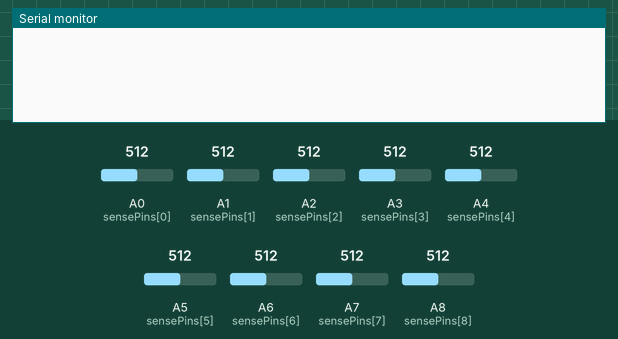
The sketch below on a simulated Arduino Mega 2560, built with avr-gcc and run on an emulated ATmega2560. Shown: the last lines printed to the serial monitor. The test bench sets the inputs (shaded band); at power-on: A0 (sensePins[0]) = 512, A2 (sensePins[2]) = 512, A1 (sensePins[1]) = 512, A6 (sensePins[6]) = 512, A4 (sensePins[4]) = 512, A7 (sensePins[7]) = 512, A3 (sensePins[3]) = 512, A5 (sensePins[5]) = 512, A8 (sensePins[8]) = 512.

Above: at 1.2 s.
1.3 s: A0 (sensePins[0]) set to 240
At 2.5 s:
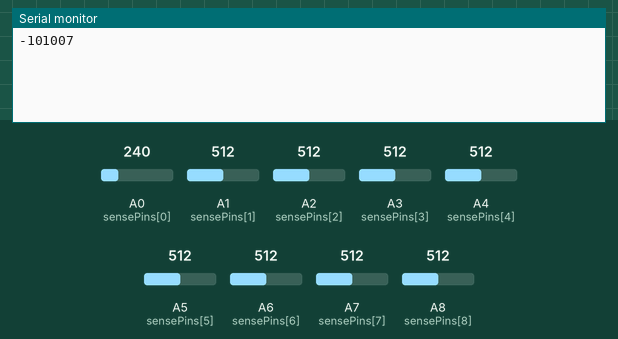
2.8 s: A2 (sensePins[2]) set to 240
At 3.9 s:
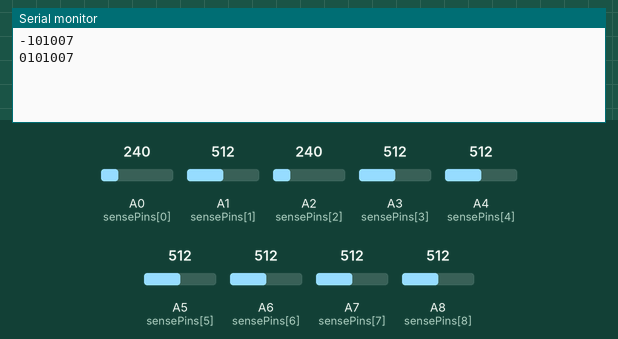
4.3 s: A1 (sensePins[1]) set to 240
At 5.0 s:
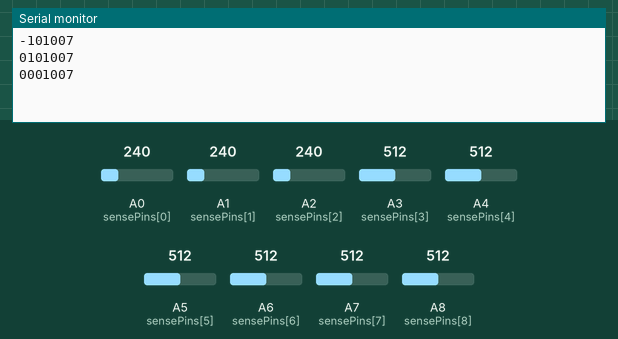
5.8 s: A6 (sensePins[6]) set to 240
At 6.2 s:
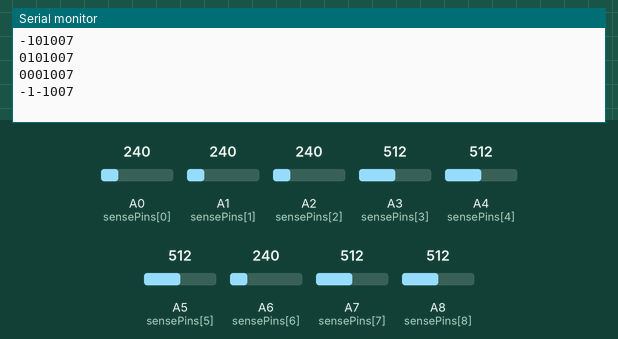
7.3 s: A4 (sensePins[4]) set to 240
At 8.5 s:
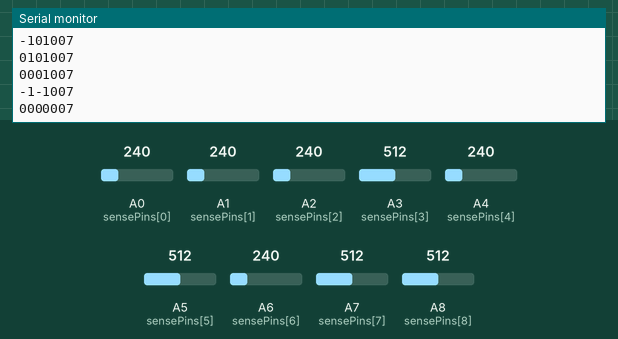
8.8 s: A7 (sensePins[7]) set to 240
At 9.6 s:
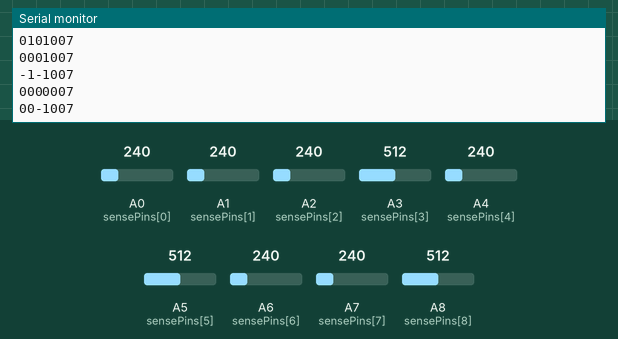
Timing chart, 0 to 11.3 s (numbered marks = the images above; inputs shaded):
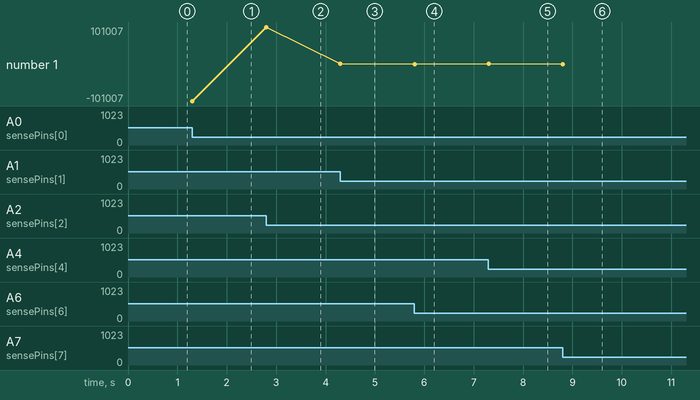

The sketch:

hitdetectSPROJ.ino
```cpp
/*
New and improved code for Team ColDRUMbia position sensing drum pad
Hilary Mogul & Shahrod Khalkali
*/
const static int sensePins[9]={A0, A1, A2, A3, A4, A5, A6, A7, A8};

const static String xPositions[9] = {"-1","00","01","-1","00","01","-1","00","01"};
const static String yPositions[9] = {"01","01","01","00","00","00","-1","-1","-1"};

static int prevVal[9] = {0,0,0,0,0,0,0,0,0};

static int vel;
float elapsedTime = 1;
float currentTime;

int currVal;
//int hits;
long slope;
int diff;
// Thresholds go here

int sensorThresh = 250;
int slopeThresh = -1;
//int diffThresh = -60;
int diffThresh= 80;
// possibly check for below threshold && local minima to make sure we
/*
If hit detected, return 1-127 velocity, 0 for non hit- dont forget to load
*/
String val2vel(int val){
  // first convert to 1-127
  float slp = 0.5;
  int vel = 127-int(slp*val);
  String s;
  if(vel<10){
    s= "00"+String(vel);
    return s;
  }
  else if(vel<100){
    s = "0"+String(vel);
    return s;
  }
  else{
    s = String(vel);
    return s;
  }
}

int localMin(int pin, int prevVal){
    currVal = analogRead(pin);
    if(currVal < prevVal){
      // continue checking
      return localMin(pin, currVal);
    }
    else{
      return prevVal;
    }
}

int hitCheck(int pin){
  // DETECTION ALGORITHM GOES HERE
  currVal = analogRead(sensePins[pin]);
//  diff = currVal - prevVal[pin];
  diff = abs(currVal-prevVal[pin]);
  elapsedTime = micros() - currentTime;
  slope = (currVal - prevVal[pin])/elapsedTime;

  if(currVal < sensorThresh && diff > diffThresh && currVal < prevVal[pin]/* && slope < slopeThresh */){
//    hits++;
//    Serial.println(slope);
//    Serial.println(diff);
    prevVal[pin] = currVal;
//    Serial.println(currVal);
//    return localMin(pin, currVal);
      return currVal;
  }
  prevVal[pin] = currVal;
  currentTime = micros();
  return 0;
}


void setup() {
  // put your setup code here, to run once:
  Serial.begin(19200);
//  sensePins = {sensor0, sensor1, sensor2, sensor3, sensor4, sensor5, sensor6, sensor7, sensor8};
//  xPositions = {-1,0,1,-1,0,1,-1,0,1};
//  yPositions = {1,1,1,0,0,0,-1,-1,-1};
  currentTime = micros();
//  hits = 0;
  for(int i  = 0; i <9; i++){
     prevVal[i] = analogRead(sensePins[i]);
  }
}

void loop() {
  // put your main code here, to run repeatedly:
  for(int i = 0; i < 9; i++){
    if((vel = hitCheck(i)) != 0){
      String message = xPositions[i] + yPositions[i] + val2vel(vel);
      Serial.println("");
      Serial.println(message);
//      Serial.println(hits);
      for(int i  = 0; i <9; i++){
         prevVal[i] = analogRead(sensePins[i]);
      }
      delay(10);
    }

  }
}
```

Measured:
- after the input at 1.3 s, the serial monitor: prints a new line at once (image 1)
- after the input at 2.8 s, the serial monitor: prints a new line at once (image 2)
- after the input at 4.3 s, the serial monitor: prints a new line at once (image 3)
- after the input at 5.8 s, the serial monitor: prints a new line at once (image 4)
- after the input at 7.3 s, the serial monitor: prints a new line at once (image 5)
- after the input at 8.8 s, the serial monitor: prints a new line at once (image 6)
- plotted number 1: -101007 → 101007 after the input at 2.8 s, 101007 → 1007 after the input at 4.3 s, 1007 → -1 after the input at 5.8 s, -1 → 7 after the input at 7.3 s, 7 → 0 after the input at 8.8 s
